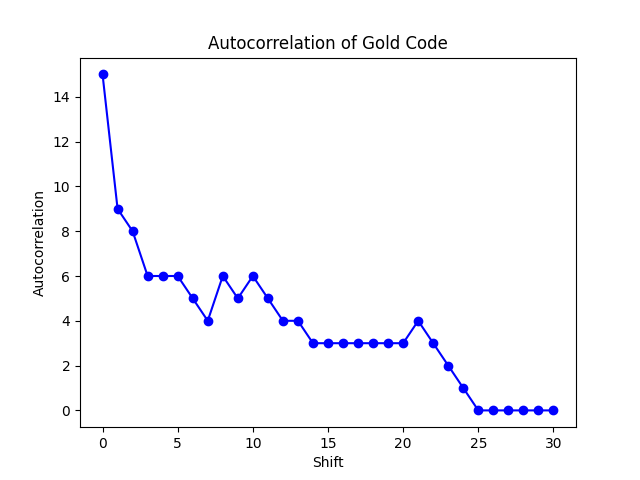

The script that saved this image:
import numpy as np
import matplotlib.pyplot as plt

def generate_m_sequence(n, feedback_taps):
    """Generate an m-sequence (maximum length sequence)"""
    m_seq = np.zeros((2**n - 1,), dtype=int)
    state = np.ones(n, dtype=int)  # Initial state
    for i in range(2**n - 1):
        m_seq[i] = state[-1]
        new_bit = np.bitwise_xor.reduce(state[feedback_taps])
        state = np.roll(state, 1)
        state[0] = new_bit
    return m_seq

def xor_sequences(seq1, seq2):
    """XOR two sequences to generate a Gold code"""
    return np.bitwise_xor(seq1, seq2)

def autocorrelation(seq):
    """Compute the autocorrelation of a sequence"""
    n = len(seq)
    result = np.correlate(seq, seq, mode='full')
    return result[n-1:]

def binary_to_hex(binary_string):
    """Convert binary string to hexadecimal string"""
    # Pad the binary string with leading zeros to make it a multiple of four bits
    while len(binary_string) % 4 != 0:
        binary_string = '0' + binary_string
    # Convert binary to hexadecimal
    hex_string = hex(int(binary_string, 2))[2:]
    return hex_string.upper()  # Convert to uppercase for consistency


# Parameters
n = 5  # Length parameter for m-sequences
feedback_taps_1 = [4]  # Feedback taps for the first m-sequence
feedback_taps_2 = [3, 4]  # Feedback taps for the second m-sequence

# Generate m-sequences
m_seq1 = generate_m_sequence(n, feedback_taps_1)
m_seq2 = generate_m_sequence(n, feedback_taps_2)

# Generate Gold code by XORing m-sequences
gold_code = xor_sequences(m_seq1, m_seq2)

# Convert Gold code to binary string
binary_gold_code = ''.join(map(str, gold_code))
if len(binary_gold_code) % 4 != 0:
    binary_gold_code = '0' + binary_gold_code

# Compute autocorrelation
autocorr = autocorrelation(gold_code)

# Convert binary Gold code to hexadecimal
hex_gold_code = binary_to_hex(binary_gold_code)

print("Gold code (binary):", binary_gold_code)
print("Gold code (hexadecimal):", hex_gold_code)
print("length: ", len(binary_gold_code))

# Plot autocorrelation
plt.figure()
plt.plot(autocorr, marker='o', linestyle='-', color='b')
plt.title('Autocorrelation of Gold Code')
plt.xlabel('Shift')
plt.ylabel('Autocorrelation')
plt.savefig("goldcode2")
plt.close()
